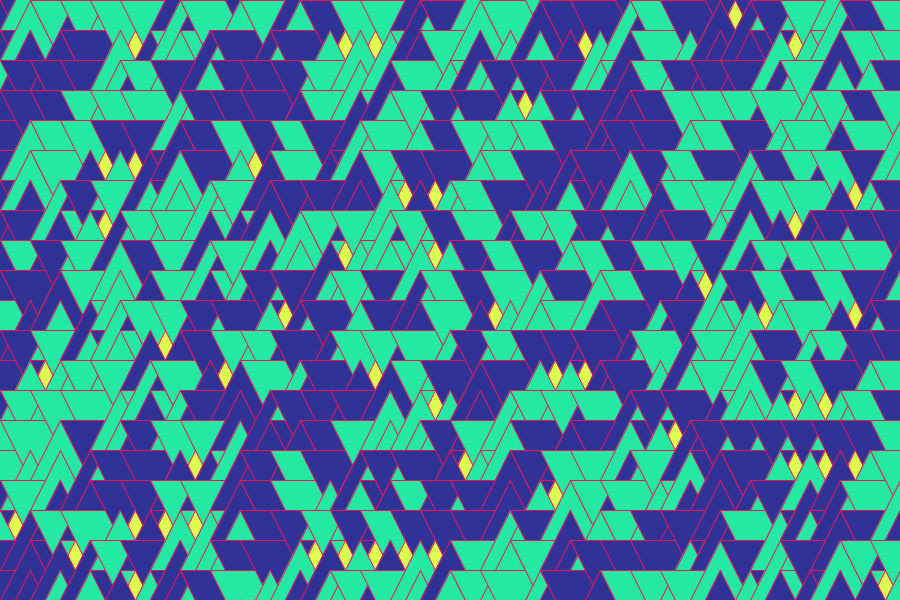
Frame 1 (no input)
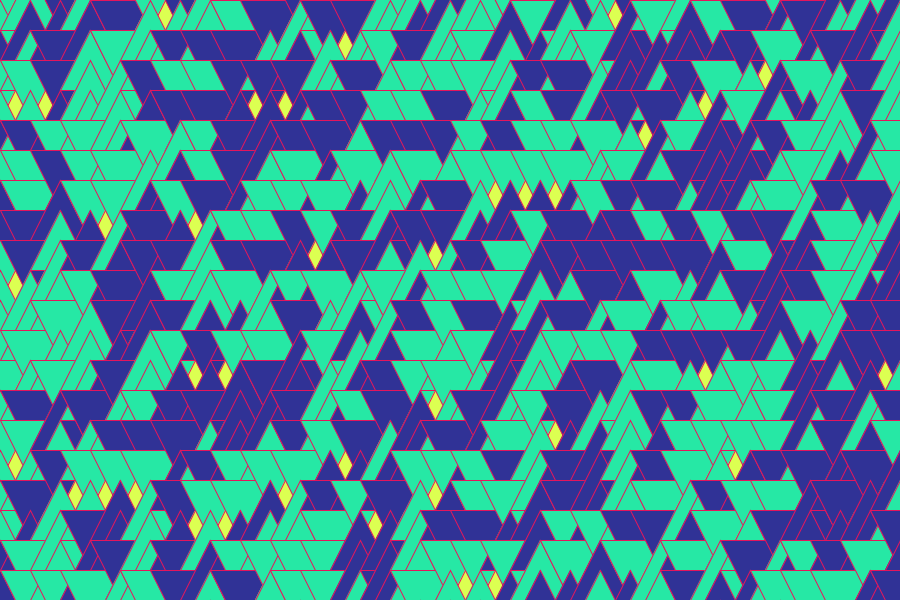
Frame 2 (the mouse pressed at the canvas centre, redrawn once)

The Processing sketch that drew these frames (run headless with seeded random() and noise(); the mouse was pressed at the canvas centre and the sketch redrawn once):

// Processing sketch: processing_100938
// ── processing_100938.pde

/* 
 Triangles 2
 
 Made by @ramayac
 @date 13/06/2013
*/
color bg = #DCFF51;

void setup(){
  size(900, 600);
  background(bg);
  smooth();
}

void draw(){
  background(bg);  
  int step = 30;
  for(int x = -step; x < width+step; x+= step){
    for(int y = -step; y < height+step; y+= step){  
      tri(x, y);
    }
  }
  
  noLoop();
}

void tri(float x, float y){
  float t = random(1);
  float c = random(1);
  
  //noStroke();
  stroke(#E5155C);
  if(c < 0.5){
    fill(#303296);
    //stroke(0);
  } else {
    fill(#26E8A5);
    //stroke(255);
  }
  
  pushMatrix();
  
  translate(x, y);
  if(t < 0.5){
    triangle(0, 0, 60, 0, 30, 60);
  } else {
    triangle(0, 60, 30, 0, 60, 60);
  }
  
  popMatrix();
}

void mousePressed(){
  redraw();
}
